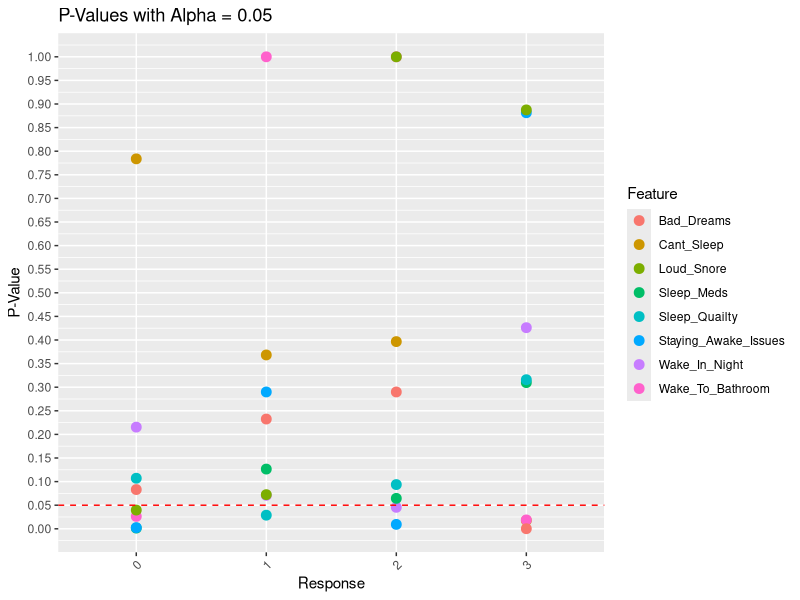
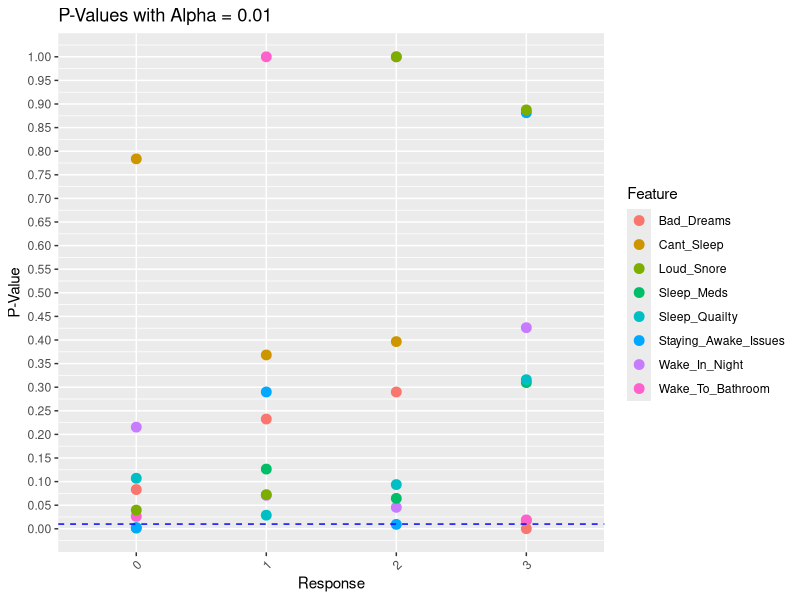
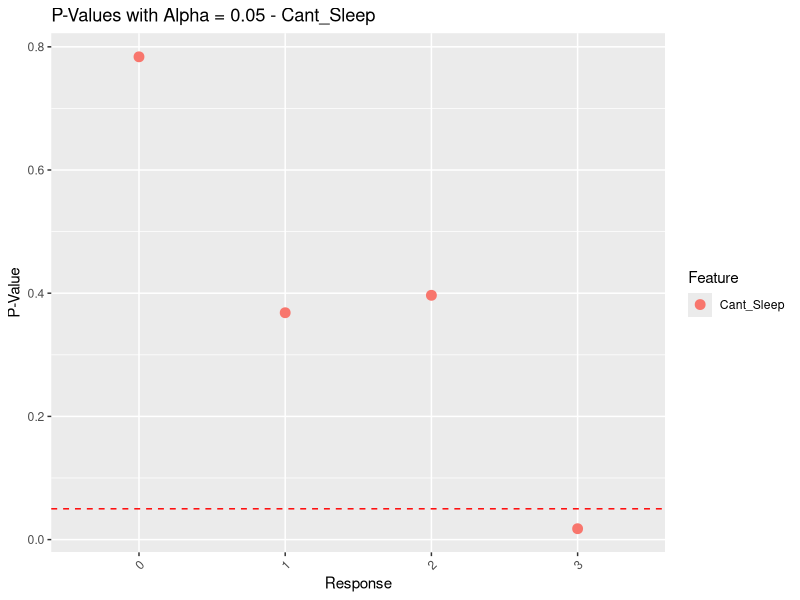
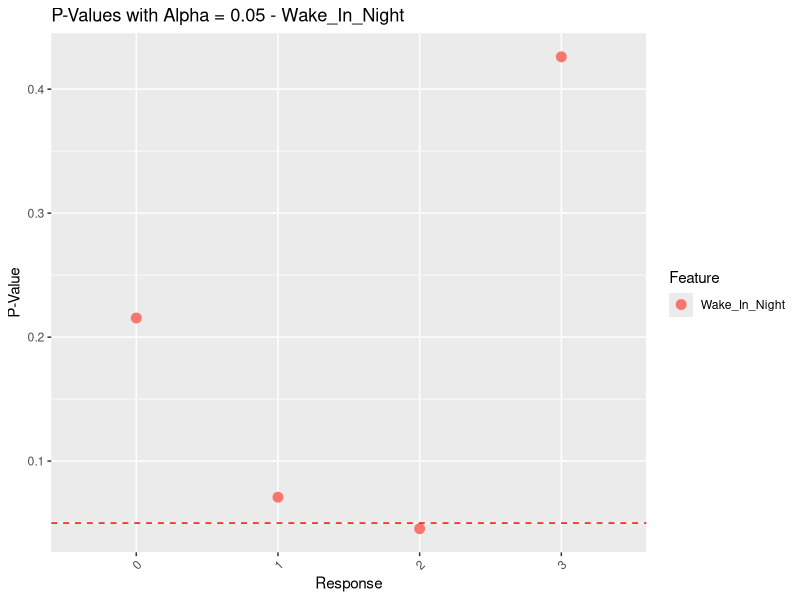
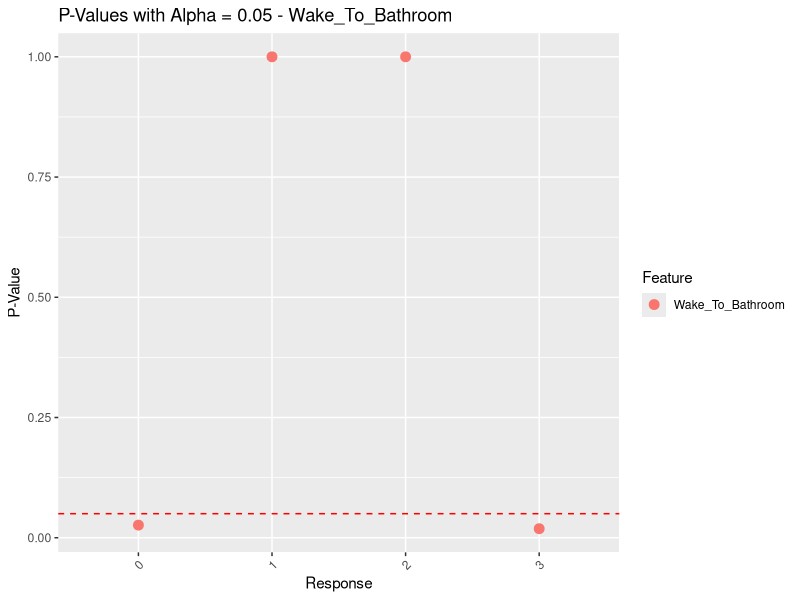
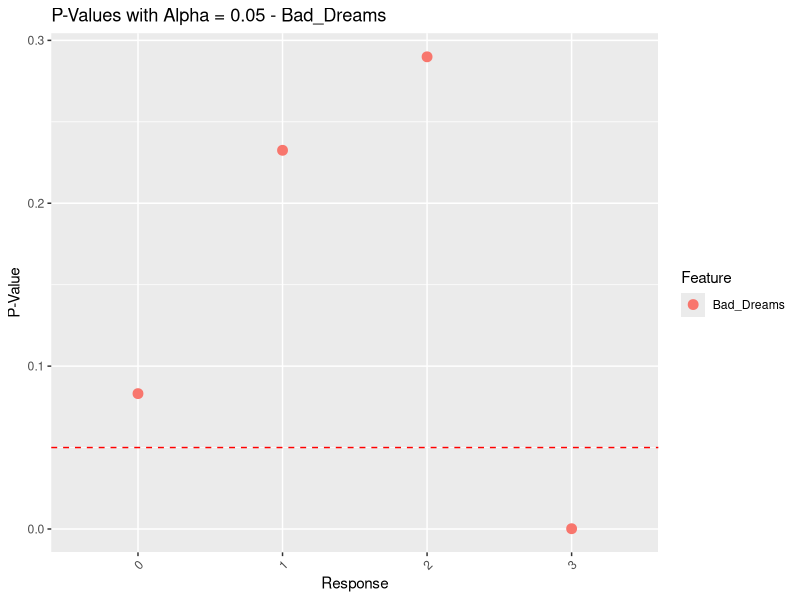
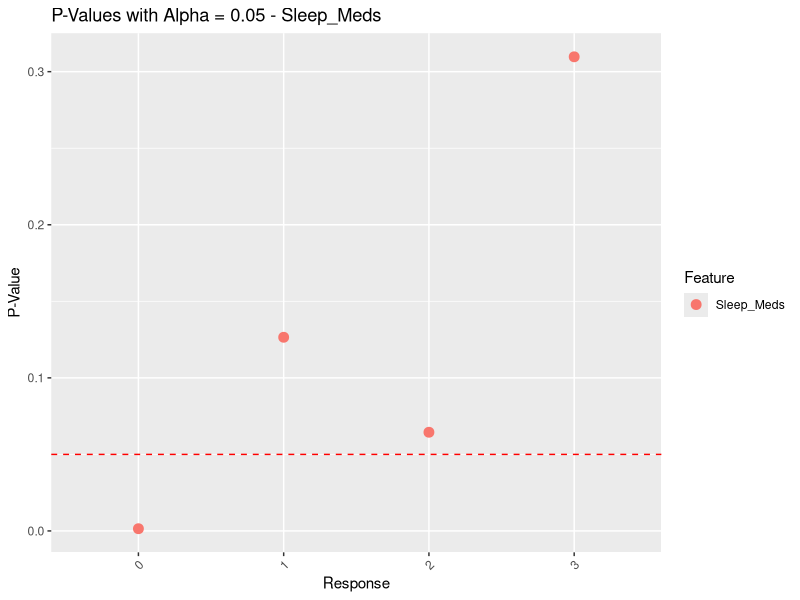
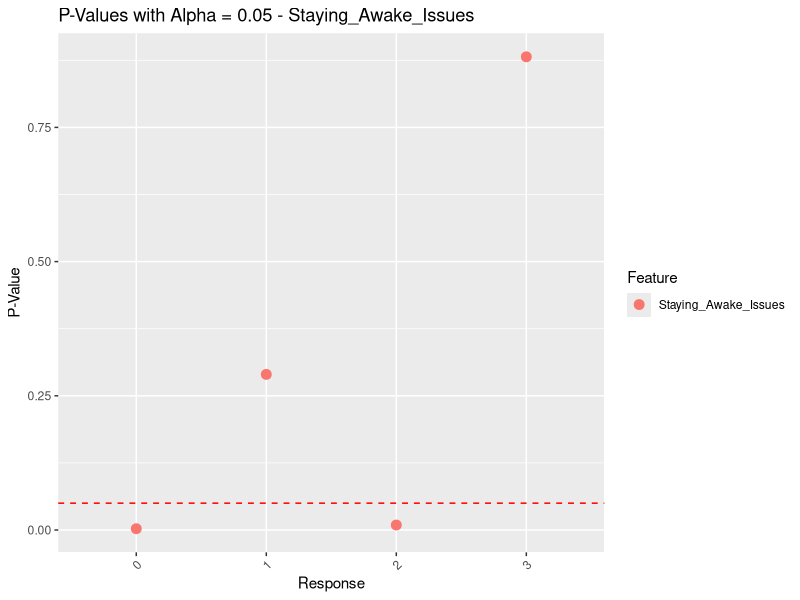

Write the R code that produced these figures, in order.
## ---- chunk 1
knitr::opts_chunk$set(echo = TRUE)
## ---- chunk 2
data <- read.csv("Labeled_survey_data.csv", header = TRUE)

library(lubridate)

# Convert to 24-hour time format
data$Bed_Time_Num <- hour(parse_date_time(data$Bed_Time, "I:M p")) + minute(parse_date_time(data$Bed_Time, "I:M p")) / 60
data$Wake_Up_Num <- hour(parse_date_time(data$Wake_Up, "I:M p")) + minute(parse_date_time(data$Wake_Up, "I:M p")) / 60


## ---- chunk 3
# Create a new column 'Concussion_Status_Overall'
data$Concussion_Status_Overall <- ifelse(grepl("^Yes", data$Sports_Concussion_Status) |  grepl("^Yes", data$Non_Sports_Concussion_Status),            "Concussion", 
                                        "Non-Concussion")

# Check results
table(data$Concussion_Status_Overall)
## ---- chunk 4
# Example for Cant_Sleep
table(data$Wake_To_Bathroom, data$Concussion_Status_Overall)
## ---- chunk 5
# Create table
table_data <- table(data$Wake_In_Night, data$Concussion_Status_Overall)

# Perform test for one category level
x <- c(table_data["3", "Concussion"],
       table_data["3", "Non-Concussion"])

n <- c(sum(table_data[, "Concussion"]),
       sum(table_data[, "Non-Concussion"]))

# Two-sample proportion test
print("Three or more times a week")
prop.test(x = x, n = n, alternative = "two.sided")

## ---- chunk 6
table_data <- table(data$Wake_To_Bathroom, data$Concussion_Status_Overall)

# Perform test for one category level
x <- c(table_data["1", "Concussion"],
       table_data["1", "Non-Concussion"])

n <- c(sum(table_data[, "Concussion"]),
       sum(table_data[, "Non-Concussion"]))

# Two-sample proportion test
print("Less than once a week")
prop.test(x = x, n = n, alternative = "two.sided")

## ---- chunk 7
# Create table
table_data <- table(data$Wake_In_Night, data$Concussion_Status_Overall)

# Perform test for one category level
x <- c(table_data["2", "Concussion"],
       table_data["2", "Non-Concussion"])

n <- c(sum(table_data[, "Concussion"]),
       sum(table_data[, "Non-Concussion"]))

# Two-sample proportion test
print("Once or twice a week")
prop.test(x = x, n = n, alternative = "two.sided")
## ---- chunk 8
# Create table
table_data <- table(data$Wake_In_Night, data$Concussion_Status_Overall)

# Perform test for one category level
x <- c(table_data["0", "Concussion"],
       table_data["0", "Non-Concussion"])

n <- c(sum(table_data[, "Concussion"]),
       sum(table_data[, "Non-Concussion"]))

# Two-sample proportion test
print("Not during the past month")
prop.test(x = x, n = n, alternative = "two.sided")
## ---- chunk 9
# Fix the typo in Sleep_Meds
data$Sleep_Meds <- ifelse(data$Sleep_Meds == "Not during the past moth", 
                           "Not during the past month", 
                           data$Sleep_Meds)

## ---- chunk 10
categorical_features <- c("Cant_Sleep", "Wake_In_Night", "Wake_To_Bathroom", 
                           "Bad_Dreams", "Sleep_Meds", "Staying_Awake_Issues", 
                           "Loud_Snore", "Sleep_Quality")

for (feature in categorical_features) {
  
  print(paste("Feature:", feature))
  
  table_data <- table(data[[feature]], data$Concussion_Status_Overall)
  
  # Loop through each of the four levels
  for (level in c("0", "1", 
                   "2", "3")) {
    
    if (level %in% rownames(table_data)) {
      # Extract counts for Concussion and Non-Concussion
      x <- c(table_data[level, "Concussion"], table_data[level, "Non-Concussion"])
      n <- c(sum(table_data[, "Concussion"]), sum(table_data[, "Non-Concussion"]))
      
      # Perform two-sample proportion test
      cat("\n", level, "\n")
      print(prop.test(x = x, n = n, alternative = "two.sided"))
    } else {
      cat("\n", level, "- No data available\n")
    }
  }
}

## ---- chunk 11
p_values_df <- data.frame(
  Feature = c(rep("Cant_Sleep", 4), rep("Wake_In_Night", 4), rep("Wake_To_Bathroom", 4), 
              rep("Bad_Dreams", 4), rep("Sleep_Meds", 4), rep("Staying_Awake_Issues", 4), 
              rep("Loud_Snore", 4), rep("Sleep_Quailty", 4)),
  Response = rep(c("0", "1", "2", "3"), 8),
  P_Value = c(
    0.7838, 0.3683, 0.3966, 0.01766,  
    0.2154, 0.07086, 0.04545, 0.4261,  
    0.02626, 1, 1, 0.01878,  
    0.08311, 0.2325, 0.2899, 0.0001732,  
    0.001461, 0.1265, 0.06446, 0.3097,  
    0.002433, 0.2899, 0.009309, 0.8815,  
    0.03961, 0.07232, 1, 0.8875, 0.1071,
    0.02881, 0.09367,0.3159
  )
)


## ---- chunk 12

library(ggplot2)

# Plot for alpha = 0.05
plot_05 <- ggplot(p_values_df, aes(x = Response, y = P_Value, color = Feature)) +
  geom_point(size = 3) +
  geom_hline(yintercept = 0.05, linetype = "dashed", color = "red") +
  theme(axis.text.x = element_text(angle = 45, hjust = 1)) +
  labs(title = "P-Values with Alpha = 0.05", x = "Response", y = "P-Value") +
  scale_y_continuous(breaks = seq(0, 1, by = 0.05))

print(plot_05)

# Plot for alpha = 0.01
plot_01 <- ggplot(p_values_df, aes(x = Response, y = P_Value, color = Feature)) +
  geom_point(size = 3) +
  geom_hline(yintercept = 0.01, linetype = "dashed", color = "blue") +
  theme(axis.text.x = element_text(angle = 45, hjust = 1)) +
  labs(title = "P-Values with Alpha = 0.01", x = "Response", y = "P-Value") +
  scale_y_continuous(breaks = seq(0, 1, by = 0.05))

print(plot_01)

## ---- chunk 13

# Load necessary libraries
library(ggplot2)

# Plot for alpha = 0.05 for each feature
plots_05 <- lapply(unique(p_values_df$Feature), function(feature) {
  ggplot(subset(p_values_df, Feature == feature), aes(x = Response, y = P_Value, color = Feature)) +
    geom_point(size = 3) +
    geom_hline(yintercept = 0.05, linetype = "dashed", color = "red") +
    theme(axis.text.x = element_text(angle = 45, hjust = 1)) +
    labs(title = paste("P-Values with Alpha = 0.05 -", feature), x = "Response", y = "P-Value")
})
lapply(plots_05, print)

# Plot for alpha = 0.01 for each feature
plots_01 <- lapply(unique(p_values_df$Feature), function(feature) {
  ggplot(subset(p_values_df, Feature == feature), aes(x = Response, y = P_Value, color = Feature)) +
    geom_point(size = 3) +
    geom_hline(yintercept = 0.01, linetype = "dashed", color = "blue") +
    theme(axis.text.x = element_text(angle = 45, hjust = 1)) +
    labs(title = paste("P-Values with Alpha = 0.01 -", feature), x = "Response", y = "P-Value")
})
lapply(plots_01, print)


## ---- chunk 14
library(ggplot2)

# Plot for alpha = 0.05 for each feature and save
plots_05 <- lapply(unique(p_values_df$Feature), function(feature) {
  p <- ggplot(subset(p_values_df, Feature == feature), aes(x = Response, y = P_Value, color = Feature)) +
    geom_point(size = 3) +
    geom_hline(yintercept = 0.05, linetype = "dashed", color = "red") +
    theme(axis.text.x = element_text(angle = 45, hjust = 1)) +
    labs(title = paste("P-Values with Alpha = 0.05 -", feature), x = "Response", y = "P-Value")
  
  # Save the plot
  ggsave(paste0("plots/alpha_0.05_", feature, ".png"), plot = p, width = 8, height = 6)
})

## ---- chunk 15
# Plot for alpha = 0.01 for each feature and save
plots_01 <- lapply(unique(p_values_df$Feature), function(feature) {
  p <- ggplot(subset(p_values_df, Feature == feature), aes(x = Response, y = P_Value, color = Feature)) +
    geom_point(size = 3) +
    geom_hline(yintercept = 0.01, linetype = "dashed", color = "blue") +
    theme(axis.text.x = element_text(angle = 45, hjust = 1)) +
    labs(title = paste("P-Values with Alpha = 0.01 -", feature), x = "Response", y = "P-Value")
  
  # Save the plot
  ggsave(paste0("plots/alpha_0.01_", feature, ".png"), plot = p, width = 8, height = 6)
})

## ---- chunk 16
# Plot for alpha = 0.01 for each feature and save
plots_01 <- lapply(unique(p_values_df$Feature), function(feature) {
  p <- ggplot(subset(p_values_df, Feature == feature), aes(x = Response, y = P_Value, color = Feature)) +
    geom_point(size = 3) +
    geom_hline(yintercept = 0.01, linetype = "dashed", color = "blue") +
    theme(axis.text.x = element_text(angle = 45, hjust = 1)) +
    labs(title = paste("P-Values with Alpha = 0.01 -", feature), x = "Response", y = "P-Value")
  
  # Save the plot
  ggsave(paste0("plots/alpha_0.01_", feature, ".png"), plot = p, width = 8, height = 6)
})
